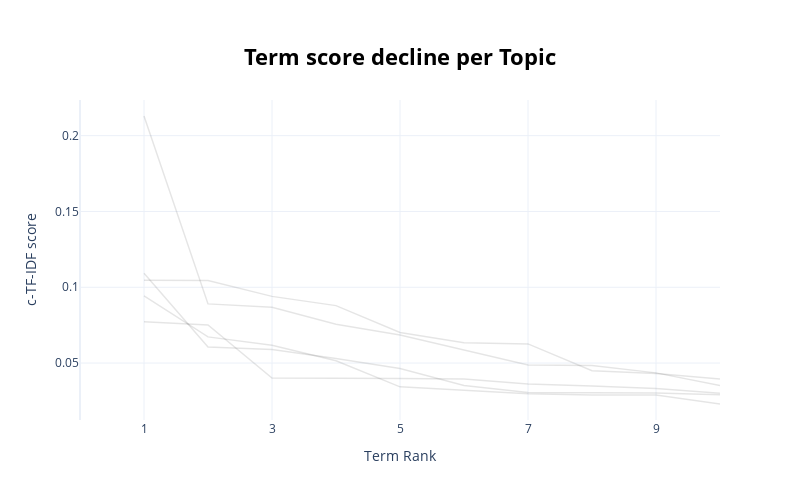

The notebook cell saved with this chart:
### Code cell
topic_model.visualize_term_rank()

### Figure 1 — Plotly figure (JSON) as saved in the notebook; plotly's stock layout.template omitted (floating-point values rounded to 4 significant figures)
{"data": [{"hovertext": "<b>Topic 0</b>:battery_phone_good_charging_camera_", "line": {"color": "black", "width": 1.5}, "mode": "lines+lines", "name": "", "opacity": 0.1, "type": "scatter", "x": [1, 2, 3, 4, 5, 6, 7, 8, 9, 10], "y": [0.1092, 0.0606, 0.05886, 0.05306, 0.04644, 0.03514, 0.03051, 0.03036, 0.03019, 0.02906]}, {"hovertext": "<b>Topic 1</b>:camera_good_phone_quality_screen_so", "line": {"color": "black", "width": 1.5}, "mode": "lines+lines", "name": "", "opacity": 0.1, "type": "scatter", "x": [1, 2, 3, 4, 5, 6, 7, 8, 9, 10], "y": [0.09427, 0.06727, 0.06169, 0.05145, 0.03431, 0.03209, 0.02968, 0.02887, 0.02887, 0.02298]}, {"hovertext": "<b>Topic 2</b>:phone_good_product_price_mobile_nic", "line": {"color": "black", "width": 1.5}, "mode": "lines+lines", "name": "", "opacity": 0.1, "type": "scatter", "x": [1, 2, 3, 4, 5, 6, 7, 8, 9, 10], "y": [0.1047, 0.1044, 0.09398, 0.08787, 0.07015, 0.06346, 0.06262, 0.04496, 0.04314, 0.03943]}, {"hovertext": "<b>Topic 3</b>:phone_amazon_product_worst_buy_mobi", "line": {"color": "black", "width": 1.5}, "mode": "lines+lines", "name": "", "opacity": 0.1, "type": "scatter", "x": [1, 2, 3, 4, 5, 6, 7, 8, 9, 10], "y": [0.07719, 0.07516, 0.04015, 0.04013, 0.03986, 0.03947, 0.03619, 0.03486, 0.03315, 0.03004]}, {"hovertext": "<b>Topic 4</b>:heating_phone_problem_good_heat_iss", "line": {"color": "black", "width": 1.5}, "mode": "lines+lines", "name": "", "opacity": 0.1, "type": "scatter", "x": [1, 2, 3, 4, 5, 6, 7, 8, 9, 10], "y": [0.213, 0.08902, 0.08684, 0.0756, 0.06855, 0.05883, 0.04874, 0.04845, 0.04351, 0.03516]}], "layout": {"height": 500, "hoverlabel": {"bgcolor": "white", "font": {"family": "Rockwell", "size": 16}}, "showlegend": false, "title": {"font": {"color": "Black", "size": 22}, "text": "<b>Term score decline per Topic</b>", "x": 0.5, "xanchor": "center", "y": 0.9, "yanchor": "top"}, "width": 800, "xaxis": {"dtick": 2, "range": [0, 10], "tick0": 1, "title": {"text": "Term Rank"}, "type": "linear"}, "yaxis": {"autorange": true, "range": [0.01243, 0.2235], "title": {"text": "c-TF-IDF score"}, "type": "linear"}}}
